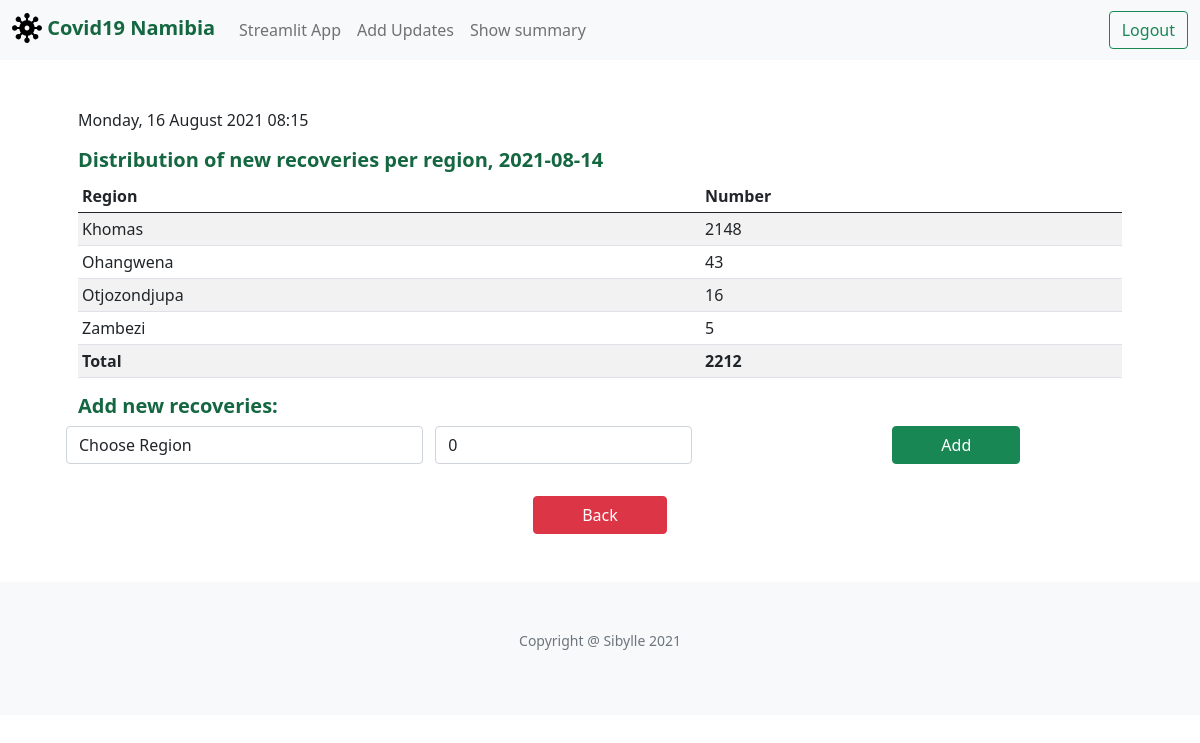
Page /add_recoveries (signed in) on the committed database.
### tables this page shows
CREATE TABLE recoveries(id INTEGER PRIMARY KEY, recoveries_date TEXT NOT NULL,region TEXT NOT NULL, new_recoveries INTEGER, update_date TEXT NOT NULL);

### application.py (the view)
@app.route("/add_recoveries", methods=["GET", "POST"])
@login_required
def add_recoveries():
    now=datetime.now(timezone("Africa/Johannesburg"))
    date_now=now.date()
    row = db.execute("SELECT * FROM active_date")
    new_date_str=row[0]['active_date']
    new_date = datetime.strptime(new_date_str, '%Y-%m-%d').date()
    region_list=[]
    temp = db.execute("SELECT DISTINCT region FROM districts")
    for d in temp:
        region_list.append(d['region'])
    region_list.append("unknown")
    if request.method == "POST":
        if not request.form.get("region"):
            return apology("must provide region", 400)
        if not request.form.get("new_recoveries"):
            no_recoveries=0
        else:
            no_recoveries=int(request.form.get("new_recoveries"))
        region = request.form.get("region")
        check=db.execute("SELECT * FROM recoveries WHERE recoveries_date LIKE ? AND region LIKE ? ", new_date,region)
        if len(check)== 1:
            return render_template("update_recoveries.html",new_date=new_date,check=check[0],now=now)
        db.execute("INSERT INTO recoveries(recoveries_date,region,new_recoveries,update_date) VALUES (?,?,?,?)", new_date,region,no_recoveries,date_now)
        rows = db.execute("SELECT * FROM recoveries WHERE recoveries_date LIKE ? ORDER BY new_recoveries DESC", new_date)
        return render_template("add_recoveries.html",new_date=new_date,region_list=region_list,new_recoveries=rows,now=now)
    else:
        rows = db.execute("SELECT * FROM recoveries WHERE recoveries_date LIKE ? ORDER BY new_recoveries DESC", new_date)
        return render_template("add_recoveries.html",new_date=new_date,region_list=region_list,new_recoveries=rows,now=now)

### application.py (called while the page is built)
def login_required(f):
    @wraps(f)
    def decorated_function(*args, **kwargs):
        if session.get("user_id") is None:
            return redirect("/login")
        return f(*args, **kwargs)
    return decorated_function

@app.after_request
def after_request(response):
    response.headers["Cache-Control"] = "no-cache, no-store, must-revalidate"
    response.headers["Expires"] = 0
    response.headers["Pragma"] = "no-cache"
    return response

### templates/add_recoveries.html (shortened to what this page needs)
{% extends "layout.html" %}
{% block main %}
  <p>{{ now.strftime("%A, %d %B %Y %H:%M") }}</p>
  <h5>Distribution of new recoveries per region, {{ new_date }}</h5>
  <table class="table table-sm table-striped">
    <thead>
        <tr>
           <th scope="col">Region</th>
            <th scope="col">Number</th>
        </tr>
    </thead>
    <tbody>
        {% if new_recoveries %}
        {% for row in new_recoveries %}
        <tr>
            <td class="text-left">{{ row.region }}</td>
            <td class="text-left">{{ row.new_recoveries }}</td>
        </tr>
        {% endfor %}
        <tr>
            <td class="text-left" ><strong>Total</strong></td>
            <td class="text-left"> <strong>{{ new_recoveries|sum("new_recoveries") }}</strong>
        </tr>
        {% endif %}
    </tbody>
  </table>
  <form action="/add_recoveries" method="post">
        <h5> Add new recoveries:</h5>
        <div class="row">
            <select class="form-control col mb-2" name="region">
                <option disabled selected value="">Choose Region</option>
            </select>
            <div class="form-group col mb-2">
                <input autocomplete="off" autofocus class="form-control" name="new_recoveries" placeholder="0" value="0" type="number">
            </div>
            <div class="col text-center">
                <button class="btn btn-success px-5" type="submit">Add</button>
            </div>
        </div>
  </form>
  <div class="text-center mt-4">
      <a class="btn btn btn-danger px-5" href="./" role="button">Back</a>
  </div>
{% endblock %}

### static/styles.css (style rules this page uses)
body { font-weight: 400; font-style: normal; font-size: 16px; opacity: 1; visibility: visible; }
h2,h5 { color: #146740; font-weight:600; }
.form-control { display: inline-block; width: auto; }

### rows in the picture
recoveries: region "Khomas", new_recoveries "2148"
recoveries: region "Ohangwena", new_recoveries "43"
recoveries: region "Otjozondjupa", new_recoveries "16"
recoveries: region "Zambezi", new_recoveries "5"

### other values in the picture
{{ now.strftime("%A, %d %B %Y %H:%M") }} "Monday, 16 August 2021 08:15"
{{ new_date }} "2021-08-14"
{{ new_recoveries|sum("new_recoveries") }} "2212"
